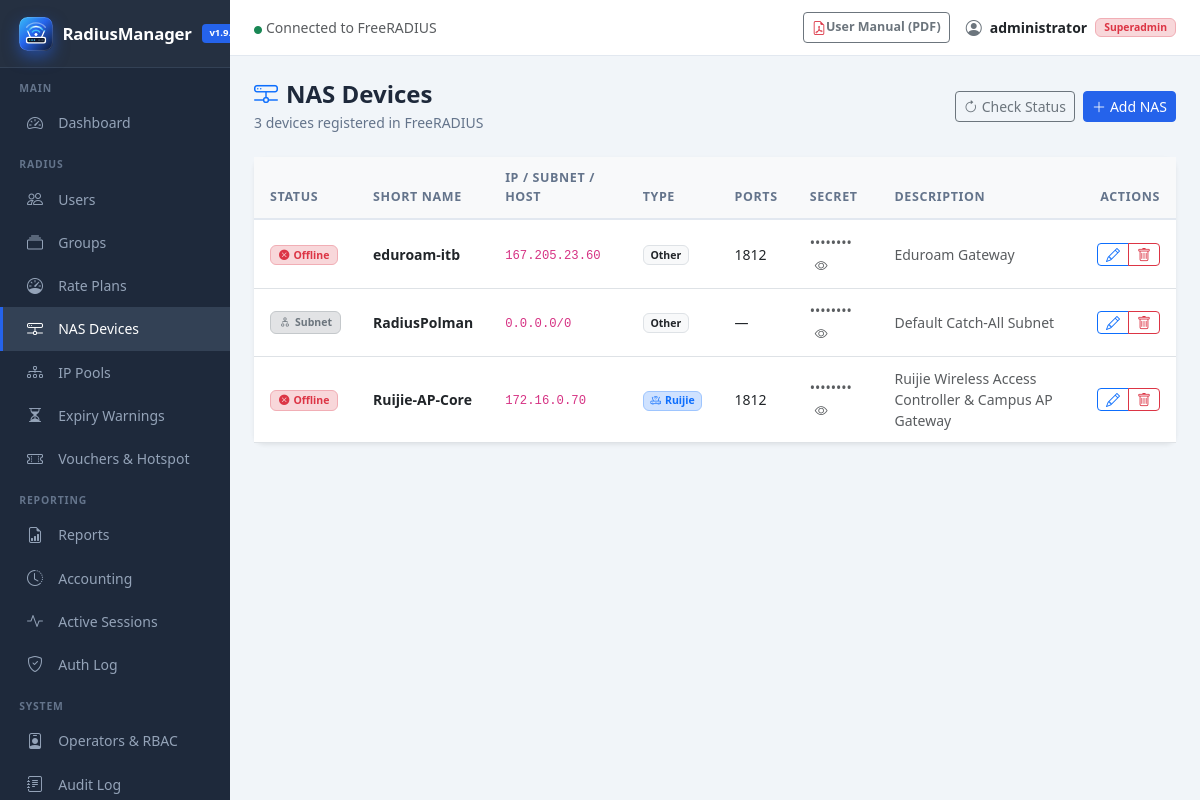
Screenshot of /nas.php (signed in) with the database file from the repository.
### tables this page shows
CREATE TABLE IF NOT EXISTS `nas` (
  `id` int(10) NOT NULL AUTO_INCREMENT,
  `nasname` varchar(128) NOT NULL,
  `shortname` varchar(32) DEFAULT NULL,
  `type` varchar(30) DEFAULT 'other',
  `ports` int(5) DEFAULT NULL,
  `secret` varchar(60) NOT NULL DEFAULT 'secret',
  `server` varchar(64) DEFAULT NULL,
  `community` varchar(50) DEFAULT NULL,
  `description` varchar(200) DEFAULT 'RADIUS Client',
  PRIMARY KEY (`id`),
  KEY `nasname` (`nasname`)
);

### includes/functions.php (called while the page is built, shortened)
<?php
function sanitize($input) {
    return htmlspecialchars(strip_tags(trim((string)$input)), ENT_QUOTES, 'UTF-8');
}

### nas.php (the view, shortened to what this page needs)
<?php
$db = getDB();
$nas = $db->query("SELECT id, nasname, shortname, type, ports, secret, description FROM nas ORDER BY shortname, nasname")->fetchAll();
$isWin = (strtoupper(substr(PHP_OS, 0, 3)) === 'WIN');
$nasStatuses = [];
foreach ($nas as $n) {
    $host = trim($n['nasname'] ?? '');
    if (str_contains($host, '/') || $host === '0.0.0.0') {
        $nasStatuses[$n['id']] = [
            'type' => 'wildcard',
            'status' => 'wildcard',
            'label' => 'Subnet / Any',
            'latency' => 0
        ];
        continue;
    }
    $t0 = microtime(true);
    $cmd = $isWin ? "ping -n 1 -w 350 " . escapeshellarg($host) : "ping -c 1 -W 1 " . escapeshellarg($host);
    @exec($cmd, $pingOutput, $pingRet);
    $t1 = microtime(true);
    $latency = round(($t1 - $t0) * 1000, 1);
    if ($pingRet === 0) {
        $st = [
            'type' => 'host',
            'status' => 'online',
            'label' => 'Online',
            'latency' => $latency,
            'time' => time()
        ];
    } else {
        $fp = @fsockopen($host, 1812, $errno, $errstr, 0.3);
        if ($fp) {
            fclose($fp);
            $st = [
                'type' => 'host',
                'status' => 'online',
                'label' => 'Online (Port 1812)',
                'latency' => $latency,
                'time' => time()
            ];
        } else {
            $st = [
                'type' => 'host',
                'status' => 'offline',
                'label' => 'Offline',
                'latency' => $latency,
                'time' => time()
            ];
        }
    }
    $nasStatuses[$n['id']] = $st;
}
include __DIR__ . '/includes/header.php';
?>
<div class="page-header d-flex flex-wrap align-items-center justify-content-between gap-2">
    <div>
        <h4><i class="bi bi-hdd-network me-2 text-primary"></i>NAS Devices</h4>
        <p><?= count($nas) ?> devices registered in FreeRADIUS</p>
    </div>
    <div class="d-flex gap-2">
        <a href="nas.php?refresh_status=1" class="btn btn-outline-secondary btn-sm" title="Re-check status of all NAS devices">
            <i class="bi bi-arrow-clockwise me-1"></i>Check Status
        </a>
        <a href="nas-add.php" class="btn btn-primary btn-sm">
            <i class="bi bi-plus-lg me-1"></i>Add NAS
        </a>
    </div>
</div>
<div class="card shadow-sm border-0">
    <div class="card-body p-0">
        <div class="table-responsive">
        <table class="table table-hover align-middle mb-0">
            <thead class="table-light"><tr>
                <th>Status</th>
                <th>Short Name</th>
                <th>IP / Subnet / Host</th>
                <th>Type</th>
                <th>Ports</th>
                <th>Secret</th>
                <th>Description</th>
                <th class="text-end pe-3">Actions</th>
            </tr></thead>
            <tbody>
            <?php if (empty($nas)): ?>
            <tr><td colspan="8" class="text-center text-muted py-5">
                <i class="bi bi-hdd-network fs-3 d-block mb-2"></i>No NAS devices found
            </td></tr>
            <?php else: foreach ($nas as $n):
                $st = $nasStatuses[$n['id']] ?? ['status' => 'offline', 'label' => 'Unknown', 'latency' => 0];
            ?>
            <tr>
                <td>
                    <?php if ($st['status'] === 'online'): ?>
                        <span class="badge bg-success-subtle text-success border border-success-subtle d-inline-flex align-items-center gap-1.5 py-1 px-2" title="Host reachable (<?= $st['latency'] ?>ms)">
                            <span class="spinner-grow spinner-grow-sm" style="width:0.45rem;height:0.45rem" role="status"></span>
                            Online
                        </span>
                        <span class="text-muted ms-1 small" style="font-size:.72rem"><?= $st['latency'] ?>ms</span>
                    <?php elseif ($st['status'] === 'wildcard'): ?>
                        <span class="badge bg-secondary-subtle text-secondary border border-secondary-subtle d-inline-flex align-items-center gap-1 py-1 px-2" title="Subnet / Wildcard match pattern">
                            <i class="bi bi-diagram-2" style="font-size:.75rem"></i> Subnet
                        </span>
                    <?php else: ?>
                        <span class="badge bg-danger-subtle text-danger border border-danger-subtle d-inline-flex align-items-center gap-1 py-1 px-2" title="Unreachable / Timeout">
                            <i class="bi bi-x-circle-fill" style="font-size:.65rem"></i> Offline
                        </span>
                    <?php endif; ?>
                </td>
                <td><strong><?= sanitize($n['shortname']) ?></strong></td>
                <td><code><?= sanitize($n['nasname']) ?></code></td>
                <td>
                    <?php if (strtolower($n['type'] ?? '') === 'ruijie'): ?>
                        <span class="badge bg-primary-subtle text-primary border border-primary-subtle"><i class="bi bi-router me-1"></i>Ruijie</span>
                    <?php elseif (strtolower($n['type'] ?? '') === 'mikrotik'): ?>
                        <span class="badge bg-danger-subtle text-danger border border-danger-subtle">MikroTik</span>
                    <?php elseif (strtolower($n['type'] ?? '') === 'cisco'): ?>
                        <span class="badge bg-info-subtle text-info border border-info-subtle">Cisco</span>
                    <?php else: ?>
                        <span class="badge bg-light text-dark border"><?= sanitize(ucfirst($n['type'] ?: 'other')) ?></span>
                    <?php endif; ?>
                </td>
                <td><?= sanitize($n['ports'] ?: '—') ?></td>
                <td>
                    <span class="text-muted" id="secret_<?= (int)$n['id'] ?>">••••••••</span>
                    <button class="btn btn-link btn-sm p-0 ms-1"
                        onclick="toggleSecret(<?= (int)$n['id'] ?>,'<?= htmlspecialchars(addslashes($n['secret'] ?? ''), ENT_QUOTES) ?>')"
                        title="Show secret">
                        <i class="bi bi-eye text-muted" style="font-size:.8rem"></i>
                    </button>
                </td>
                <td class="text-muted small"><?= sanitize($n['description'] ?: '—') ?></td>
                <td class="text-end pe-3">
                    <div class="btn-group btn-group-sm">
                        <a href="nas-edit.php?id=<?= (int)$n['id'] ?>"
                           class="btn btn-outline-primary py-0 px-2" title="Edit">
                            <i class="bi bi-pencil"></i>
                        </a>
                        <button class="btn btn-outline-danger py-0 px-2"
                            onclick="confirmDelete(<?= (int)$n['id'] ?>,'<?= htmlspecialchars(addslashes($n['shortname'] ?? $n['nasname']), ENT_QUOTES) ?>')" title="Delete">
                            <i class="bi bi-trash"></i>
                        </button>
                    </div>
                </td>
            </tr>
            <?php endforeach; endif; ?>
            </tbody>
        </table>
        </div>
    </div>
</div>
<?php
include __DIR__ . '/includes/footer.php';

### includes/header.php (style rules this page uses)
:root { --sidebar-w: 230px; --primary: #2563eb; --primary-dark: #1d4ed8; --sidebar-bg: #1e293b; --sidebar-hover: #334155; --sidebar-active: #2563eb; --topbar-h: 56px; }
body { background: #f1f5f9; font-family: 'Segoe UI', sans-serif; }
html { scroll-behavior: smooth; }
* { scrollbar-width: thin; scrollbar-color: #cbd5e1 transparent; }
.card { border: 1px solid #e2e8f0; border-radius: 10px; }
.table th { font-size: .78rem; text-transform: uppercase; letter-spacing: .05em; color: #64748b; font-weight: 600; border-bottom: 2px solid #e2e8f0; padding: .75rem 1rem; }
.table td { padding: .7rem 1rem; vertical-align: middle; font-size: .875rem; }
.btn-primary { background: var(--primary); border-color: var(--primary); }
.page-header { margin-bottom: 1.5rem; }
.page-header h4 { font-weight: 700; color: #1e293b; margin: 0; }
.page-header p { color: #64748b; font-size: .875rem; margin: .2rem 0 0; }

### rows the page displays
nas: shows "Offline", shortname "eduroam-itb", nasname "167.205.23.60", type "Other", ports "1812", description "Eduroam Gateway"
nas: shows "Subnet", shortname "RadiusPolman", nasname "0.0.0.0/0", type "Other", ports "—", description "Default Catch-All Subnet"
nas: shows "Offline", shortname "Ruijie-AP-Core", nasname "172.16.0.70", type "ruijie" (drawn), ports "1812", description "Ruijie Wireless Access Controller & Campus AP Gateway"

### other values shown
APP_NAME "RadiusManager"
$_SESSION['admin_name'] "administrator"
getAdminRole() "Superadmin"
count($nas) "3"
